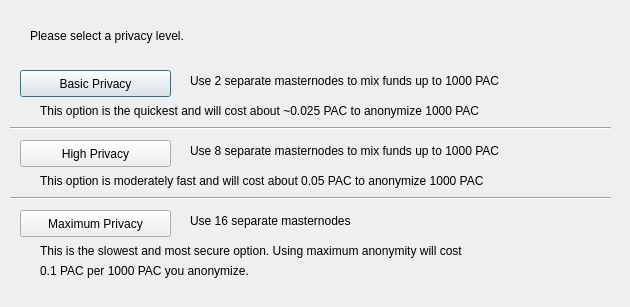
<?xml version="1.0" encoding="UTF-8"?>
<ui version="4.0">
 <class>DarksendConfig</class>
 <widget class="QDialog" name="DarksendConfig">
  <property name="geometry">
   <rect>
    <x>0</x>
    <y>0</y>
    <width>630</width>
    <height>307</height>
   </rect>
  </property>
  <property name="windowTitle">
   <string>Configure PrivateSend</string>
  </property>
  <widget class="QPushButton" name="buttonBasic">
   <property name="geometry">
    <rect>
     <x>20</x>
     <y>70</y>
     <width>151</width>
     <height>27</height>
    </rect>
   </property>
   <property name="text">
    <string>Basic Privacy</string>
   </property>
  </widget>
  <widget class="QPushButton" name="buttonHigh">
   <property name="geometry">
    <rect>
     <x>20</x>
     <y>140</y>
     <width>151</width>
     <height>27</height>
    </rect>
   </property>
   <property name="text">
    <string>High Privacy</string>
   </property>
  </widget>
  <widget class="QPushButton" name="buttonMax">
   <property name="geometry">
    <rect>
     <x>20</x>
     <y>210</y>
     <width>151</width>
     <height>27</height>
    </rect>
   </property>
   <property name="text">
    <string>Maximum Privacy</string>
   </property>
  </widget>
  <widget class="QLabel" name="label">
   <property name="geometry">
    <rect>
     <x>30</x>
     <y>20</y>
     <width>571</width>
     <height>31</height>
    </rect>
   </property>
   <property name="text">
    <string>Please select a privacy level.</string>
   </property>
  </widget>
  <widget class="QLabel" name="label_2">
   <property name="geometry">
    <rect>
     <x>190</x>
     <y>70</y>
     <width>421</width>
     <height>21</height>
    </rect>
   </property>
   <property name="text">
    <string>Use 2 separate masternodes to mix funds up to 1000 PAC</string>
   </property>
  </widget>
  <widget class="QLabel" name="label_3">
   <property name="geometry">
    <rect>
     <x>190</x>
     <y>140</y>
     <width>411</width>
     <height>21</height>
    </rect>
   </property>
   <property name="text">
    <string>Use 8 separate masternodes to mix funds up to 1000 PAC</string>
   </property>
  </widget>
  <widget class="QLabel" name="label_4">
   <property name="geometry">
    <rect>
     <x>190</x>
     <y>210</y>
     <width>421</width>
     <height>21</height>
    </rect>
   </property>
   <property name="text">
    <string>Use 16 separate masternodes</string>
   </property>
  </widget>
  <widget class="QLabel" name="label_6">
   <property name="geometry">
    <rect>
     <x>40</x>
     <y>100</y>
     <width>561</width>
     <height>21</height>
    </rect>
   </property>
   <property name="text">
    <string>This option is the quickest and will cost about ~0.025 PAC to anonymize 1000 PAC</string>
   </property>
  </widget>
  <widget class="QLabel" name="label_7">
   <property name="geometry">
    <rect>
     <x>40</x>
     <y>170</y>
     <width>561</width>
     <height>21</height>
    </rect>
   </property>
   <property name="text">
    <string>This option is moderately fast and will cost about 0.05 PAC to anonymize 1000 PAC</string>
   </property>
  </widget>
  <widget class="QLabel" name="label_8">
   <property name="geometry">
    <rect>
     <x>40</x>
     <y>240</y>
     <width>561</width>
     <height>21</height>
    </rect>
   </property>
   <property name="text">
    <string>This is the slowest and most secure option. Using maximum anonymity will cost</string>
   </property>
  </widget>
  <widget class="QLabel" name="label_9">
   <property name="geometry">
    <rect>
     <x>40</x>
     <y>260</y>
     <width>561</width>
     <height>21</height>
    </rect>
   </property>
   <property name="text">
    <string>0.1 PAC per 1000 PAC you anonymize.</string>
   </property>
  </widget>
  <widget class="Line" name="line">
   <property name="geometry">
    <rect>
     <x>10</x>
     <y>120</y>
     <width>601</width>
     <height>16</height>
    </rect>
   </property>
   <property name="orientation">
    <enum>Qt::Horizontal</enum>
   </property>
  </widget>
  <widget class="Line" name="line_2">
   <property name="geometry">
    <rect>
     <x>10</x>
     <y>190</y>
     <width>601</width>
     <height>16</height>
    </rect>
   </property>
   <property name="orientation">
    <enum>Qt::Horizontal</enum>
   </property>
  </widget>
 </widget>
 <resources/>
 <connections/>
</ui>
